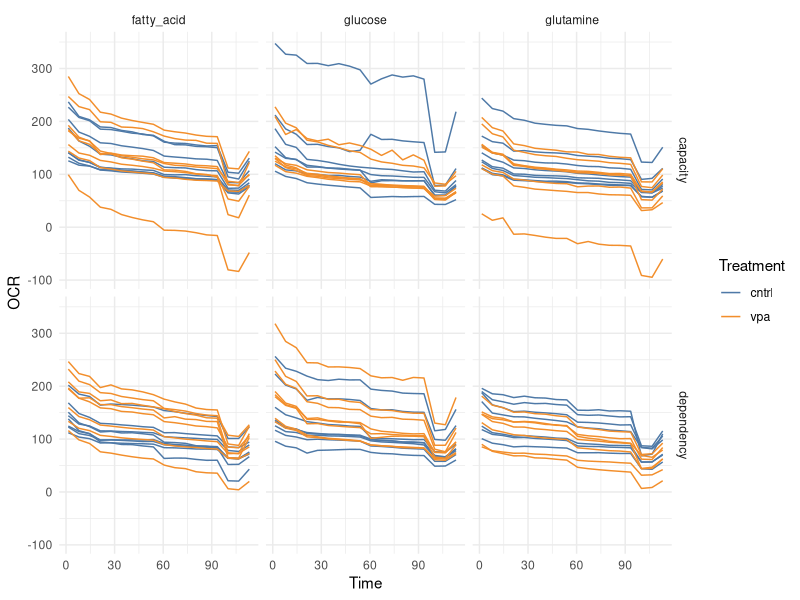
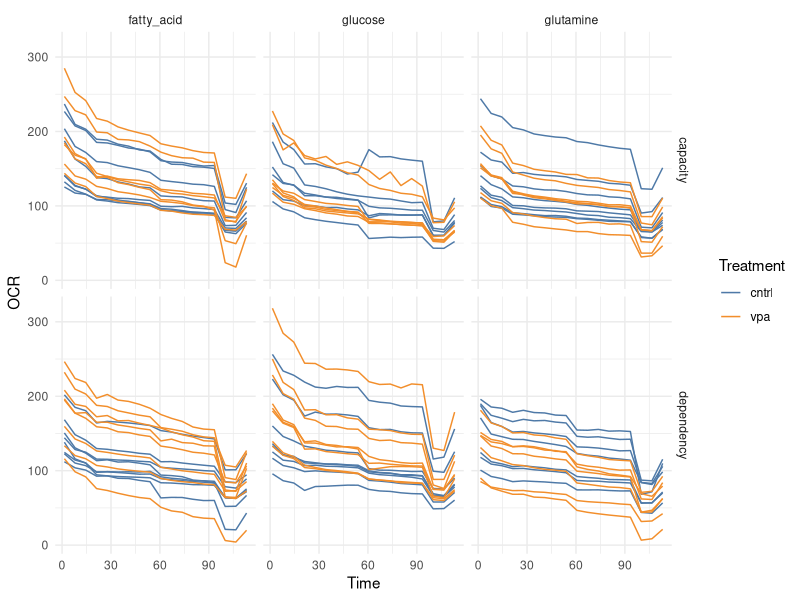
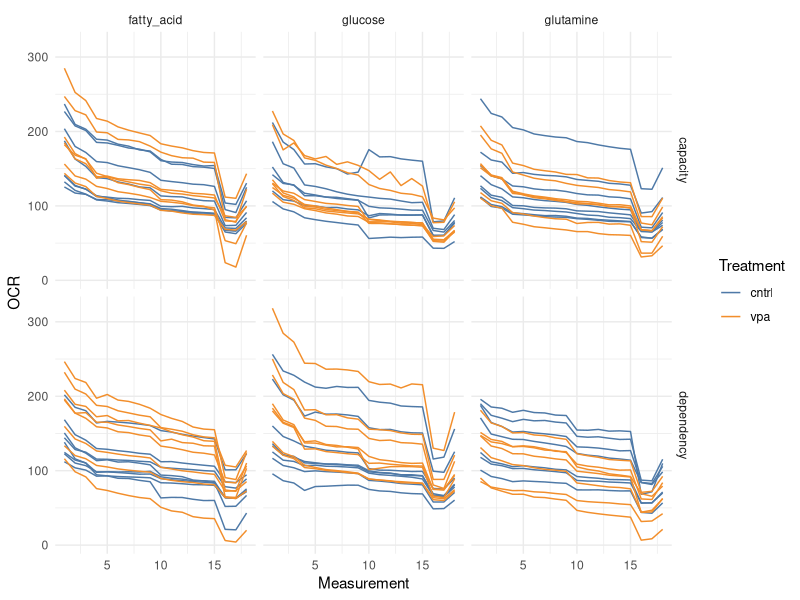
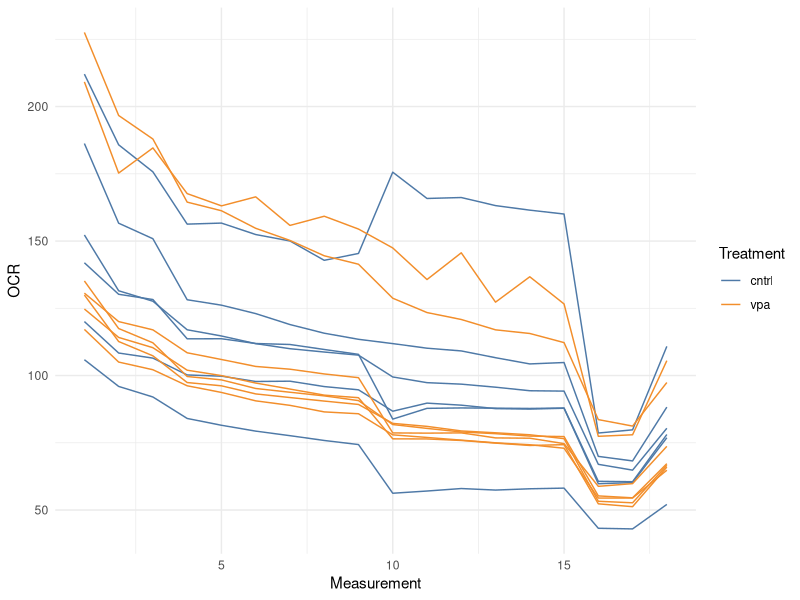
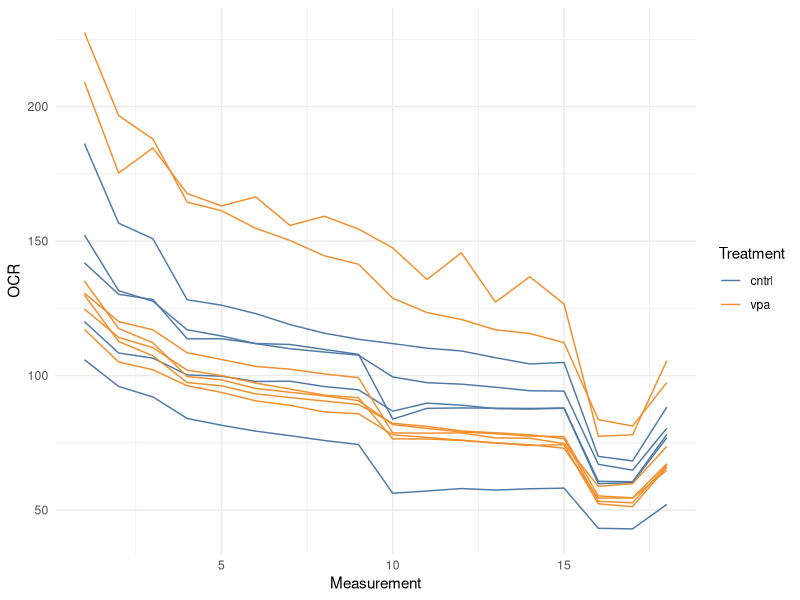
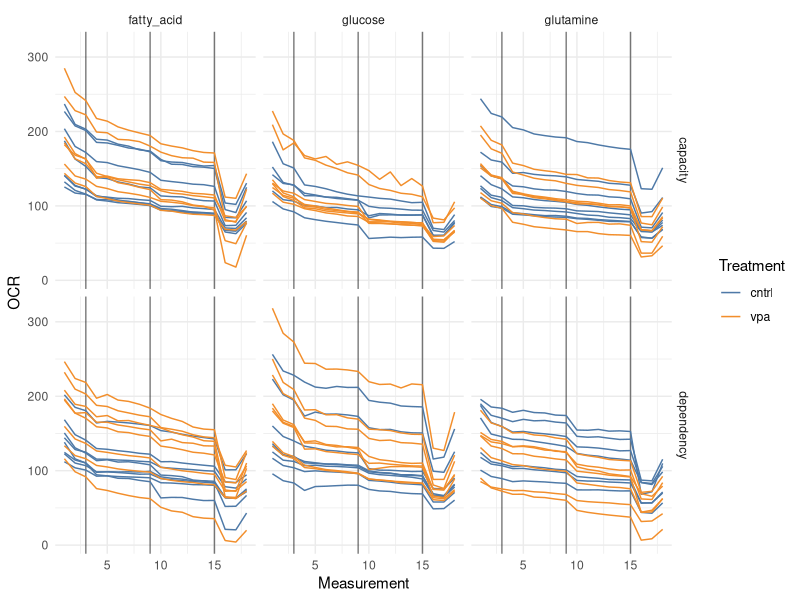
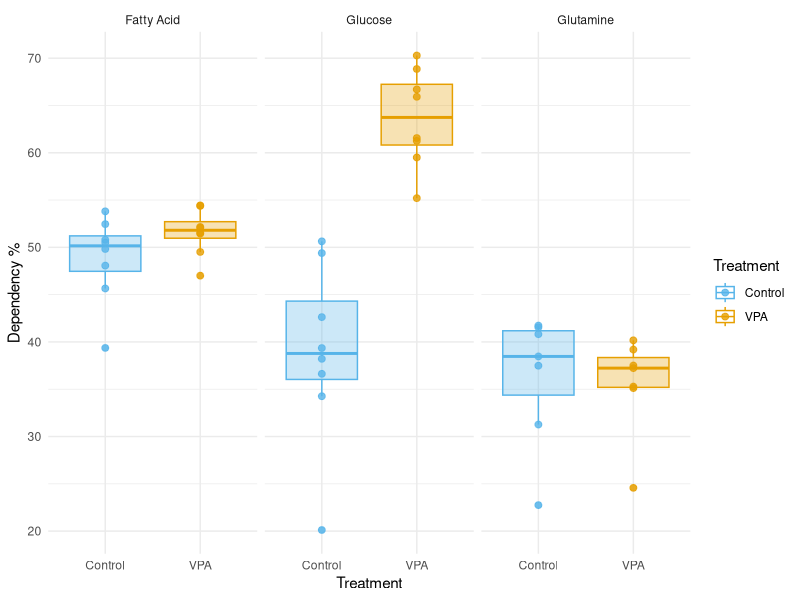
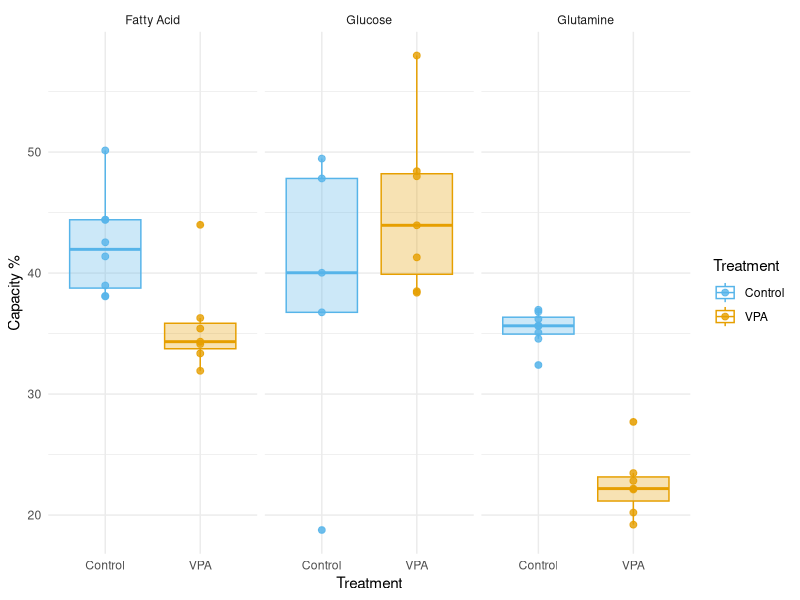

The R script that drew these images, in order:
## ---- chunk 1
knitr::opts_chunk$set(echo = TRUE)
## ---- chunk 2
library(tidyverse)
library(ggthemes)
library(cowplot)
theme_set(theme_minimal())
## ---- chunk 3
raw.data <- read_csv("./data/seahorse_raw_data.csv")
table(raw.data$Group)
## ---- chunk 4
data <- raw.data %>% 
  select(-c(ECAR:PER)) %>% 
  filter(Group != "Background") %>% 
  mutate(
    Treatment = ifelse(str_detect(Group, "vpa"), "vpa", "cntrl"),
    Fuel = case_when(
      str_detect(Group, "GLC") ~ "glucose",
      str_detect(Group, "FA") ~ "fatty_acid",
      str_detect(Group, "GLN") ~ "glutamine"
    ),
    Test = ifelse(str_detect(Group, "Dependency"), "dependency", "capacity")
  ) %>% 
  select(-Group)
## ---- chunk 5
data %>% 
  ggplot(aes(Time, OCR, Group = Well, color = Treatment)) +
  geom_line() +
  scale_color_tableau() +
  facet_grid(Test ~ Fuel)
data %>% 
  group_by(Well) %>% 
  summarize(avg_ocr = mean(OCR)) %>% 
  arrange(avg_ocr)
data <- data %>% 
  filter(Well != "H04" & Well != "G08")
data %>% 
  group_by(Well) %>% 
  summarize(avg_ocr = mean(OCR)) %>% 
  arrange(desc(avg_ocr))
data <- data %>% 
  filter(Well != "D12")
data %>% 
  ggplot(aes(Time, OCR, Group = Well, color = Treatment)) +
  geom_line() +
  scale_color_tableau() +
  facet_grid(Test ~ Fuel)
data %>% 
  ggplot(aes(Measurement, OCR, Group = Well, color = Treatment)) +
  geom_line() +
  scale_color_tableau() +
  facet_grid(Test ~ Fuel)
data %>% 
  filter(Fuel == "glucose" & Test == "capacity") %>% 
  ggplot(aes(Measurement, OCR, Group = Well, color = Treatment)) +
  geom_line() +
  scale_color_tableau()
data %>% 
  filter(Fuel == "glucose" & Test == "capacity" & Treatment == "cntrl" & Measurement == 10)
data %>% 
  filter(Fuel == "glucose" & Test == "capacity" & Well != "D11") %>% 
  ggplot(aes(Measurement, OCR, Group = Well, color = Treatment)) +
  geom_line() +
  scale_color_tableau()
data <- data %>% 
  filter(Well != "D11")
data %>% 
  ggplot(aes(Measurement, OCR, Group = Well, color = Treatment)) +
  geom_vline(xintercept = 3, alpha = 0.5) +
  geom_vline(xintercept = 9, alpha = 0.5) +
  geom_vline(xintercept = 15, alpha = 0.5) +
  geom_line() +
  scale_color_tableau() +
  facet_grid(Test ~ Fuel)
## ---- chunk 6
depen <- data %>% 
  filter(Measurement == 3 | Measurement == 9 | Measurement == 15) %>% 
  filter(Test == "dependency") %>% 
  mutate(
    group = case_when(
      Measurement == 3 ~ "baseline",
      Measurement == 9 ~ "target",
      Measurement == 15 ~ "all"
    )
  ) %>% 
  select(-c(Measurement:Time, Test)) %>% 
  spread(group, OCR) %>% 
  mutate(
    dependency = ((baseline - target) / (baseline - all)) * 100
  )
dependency.plot <- depen %>% 
  mutate(
    Fuel = case_when(
      str_detect(Fuel, "fatty") ~ "Fatty Acid",
      str_detect(Fuel, "glucose") ~ "Glucose",
      str_detect(Fuel, "glutamine") ~ "Glutamine",
      TRUE ~ "Don't know"),
    Treatment = case_when(
        Treatment == "cntrl" ~ "Control",
        Treatment == "vpa" ~ "VPA",
        TRUE ~ "Don't know"
        )
    ) %>% 
  ggplot(aes(Treatment, dependency, color = Treatment, fill = Treatment)) +
  geom_boxplot(alpha = 0.3) +
  geom_point(size = 2, alpha = 0.8) +
  scale_color_manual(values = c("#56B4E9", "#E69F00"), labels = c("Control", "VPA")) +
  scale_fill_manual(values = c("#56B4E9", "#E69F00"), guide = FALSE) +
  facet_wrap(~ Fuel) +
  ylab("Dependency %")
dependency.plot
# p-value threshold:
0.05 / 3
depen %>% 
  filter(Fuel == "fatty_acid") %>% 
  lm(dependency ~ Treatment, data = .) %>% 
  summary()
depen %>% 
  filter(Fuel == "glucose") %>% 
  lm(dependency ~ Treatment, data = .) %>% 
  summary()
depen %>% 
  filter(Fuel == "glutamine") %>% 
  lm(dependency ~ Treatment, data = .) %>% 
  summary()
depen.pval <- c(0.1538, 1.534e-05, 0.8323)
p.adjust(depen.pval, method = "bonferroni") < 0.05
p.adjust(depen.pval, method = "bonferroni")
#save_plot(filename = "./results/vpa_mesc_depen.png", dependency.plot, base_width = 6, base_height = 4)
## ---- chunk 7
capacity <- data %>% 
  filter(Measurement == 3 | Measurement == 9 | Measurement == 15) %>% 
  filter(Test == "capacity") %>% 
  mutate(
    group = case_when(
      Measurement == 3 ~ "baseline",
      Measurement == 9 ~ "other_2",
      Measurement == 15 ~ "all"
    )
  ) %>% 
  select(-c(Measurement:Time, Test)) %>% 
  spread(group, OCR) %>% 
  mutate(
    capacity = (1 - ((baseline - other_2) / (baseline - all))) * 100
  )
capacity.plot <- capacity %>% 
  mutate(
    Fuel = case_when(
      str_detect(Fuel, "fatty") ~ "Fatty Acid",
      str_detect(Fuel, "glucose") ~ "Glucose",
      str_detect(Fuel, "glutamine") ~ "Glutamine",
      TRUE ~ "Don't know"),
    Treatment = case_when(
        Treatment == "cntrl" ~ "Control",
        Treatment == "vpa" ~ "VPA",
        TRUE ~ "Don't know"
        )
    ) %>% 
  ggplot(aes(Treatment, capacity, color = Treatment, fill = Treatment)) +
  geom_boxplot(alpha = 0.3) +
  geom_point(size = 2, alpha = 0.8) +
  scale_color_manual(values = c("#56B4E9", "#E69F00"), labels = c("Control", "VPA")) +
  scale_fill_manual(values = c("#56B4E9", "#E69F00"), guide = FALSE) +
  facet_wrap(~ Fuel) +
  ylab("Capacity %")
capacity.plot
# p-value threshold:
0.05 / 3
capacity %>% 
  filter(Fuel == "fatty_acid") %>% 
  lm(capacity ~ Treatment, data = .) %>% 
  summary()
capacity %>% 
  filter(Fuel == "glucose") %>% 
  lm(capacity ~ Treatment, data = .) %>% 
  summary()
capacity %>% 
  filter(Fuel == "glutamine") %>% 
  lm(capacity ~ Treatment, data = .) %>% 
  summary()
capacity.pval <- c(0.007295, 0.2566, 2.997e-08)
p.adjust(capacity.pval, method = "bonferroni") < 0.05
p.adjust(capacity.pval, method = "bonferroni")
#save_plot(filename = "./results/vpa_mesc_capacity.png", capacity.plot, base_width = 6, base_height = 4)
## ---- chunk 8
flex <- depen %>% 
  group_by(Treatment, Fuel) %>% 
  summarise(avg_depen = mean(dependency)) %>% 
  ungroup() %>% 
  inner_join(
    capacity %>% 
      group_by(Treatment, Fuel) %>% 
      summarise(avg_cap = mean(capacity)) %>% 
      ungroup(),
    by = c("Treatment", "Fuel")
    ) %>% 
  mutate(flexibility = avg_cap - avg_depen)
flex
flex.plot <- flex %>% 
  gather("measure", "value", avg_depen:flexibility) %>% 
  filter(measure != "avg_cap") %>% 
    mutate(
    Fuel = case_when(
      str_detect(Fuel, "fatty") ~ "Fatty Acid",
      str_detect(Fuel, "glucose") ~ "Glucose",
      str_detect(Fuel, "glutamine") ~ "Glutamine",
      TRUE ~ "Don't know"),
    Treatment = case_when(
        Treatment == "cntrl" ~ "Control",
        Treatment == "vpa" ~ "VPA",
        TRUE ~ "Don't know"
        )
    ) %>% 
  mutate(
    measure = ifelse(str_detect(measure, "depen"), "Dependency", "Flexibility")
    ) %>% 
  ggplot(aes(Treatment, value, group = measure, fill = measure)) +
  geom_bar(stat = "identity") +
  scale_fill_manual(values = c("#009E73", "#CC79A7")) +
  facet_wrap(~ Fuel) +
  ylab("Fuel Oxidation\n(% of GLC + GLN + FA Oxidation)")
flex.plot 
#save_plot(filename = "./results/vpa_mesc_flexibility.png", flex.plot, base_width = 6, base_height = 4)
## ---- chunk 9
all3.grid <- plot_grid(dependency.plot, capacity.plot, flex.plot, ncol = 1, labels = c("A", "B", "C"))
all3.grid
#save_plot(filename = "./results/vpa_mesc_all3.png", all3.grid, ncol = 1, base_width = 5, base_height = 9)
all3.grid.alt <- plot_grid(dependency.plot, capacity.plot, flex.plot, ncol = 2, labels = c("A", "B", "C"))
all3.grid.alt
#save_plot(filename = "./results/vpa_mesc_all3_alt.png", all3.grid.alt, base_width = 9, base_height = 8)
#save_plot(filename = "./results/vpa_mesc_dependency.png", dependency.plot, base_width = 6, base_height = 4)
#save_plot(filename = "./results/vpa_mesc_capacity_updt.png", capacity.plot, base_width = 6, base_height = 4)
#save_plot(filename = "./results/vpa_mesc_flex_updt.png", flex.plot, base_width = 6, base_height = 4)
